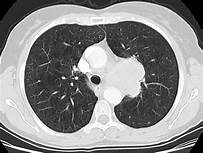
%> input picture Lecture 6/CT_Image.jpg, 203 x 153 px
$ octave bonushisteq.m   (GNU Octave 9; MATLAB toolbox functions it lacks are replaced by stand-ins)
%> lines starting %> are read from the running program, lines starting %| are printed output that depends on the picture
clc
clear
close all

image = imread('Lecture 6/CT_Image.jpg');
%> image is the input picture: size 153x203x3 uint8; min 0, max 255, mean 137.8

Input_Im = image(:,:,1);
G = 256;
Y = size(Input_Im,1);
%> Y = 153
X = size(Input_Im,2);
%> X = 203

Output_Im = histeq(Input_Im);
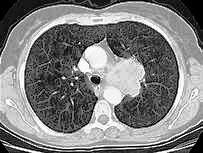
%> Output_Im: size 153x203 uint8; min 0, max 255, mean 126.5
imshowpair(Input_Im,Output_Im,'montage')
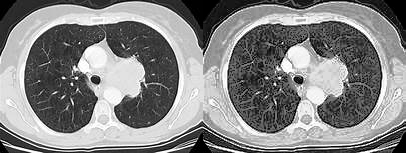
%> displayed picture: size 153x406, on the screen's scale of 0 to 255; min 0, max 255, mean 132.2
title('Using HistEQ');

figure; imhist(Input_Im); title('Input');
%> after `title('Input')`:
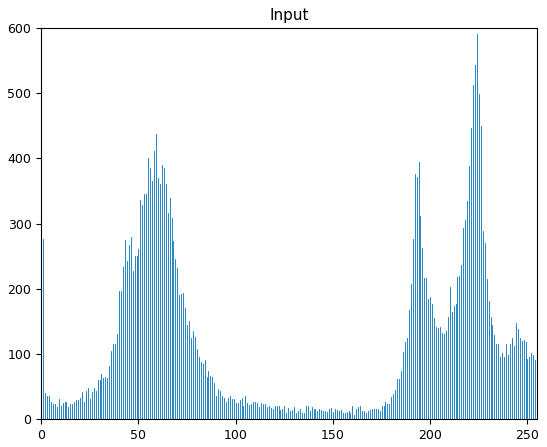
%> figure redrawn from the program's plot data; highest point at x = 224, y = 591
figure; imhist(Output_Im); title('Output of HistEQ');
%> after `title('Output of HistEQ')`:
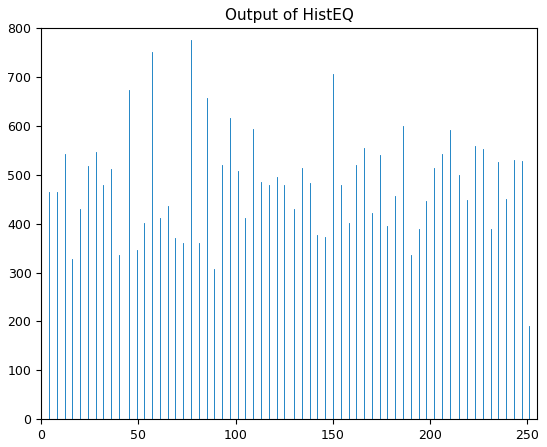
%> figure redrawn from the program's plot data; highest point at x = 77, y = 775

%figure
value_freq = imhist(Input_Im);
%> value_freq = 256 values, max 591 at index 225, min 6 at index 162, mean 121.3
%bar(value_freq); title('Freq');

%figure
pixels = Y*X;
%> pixels = 31059
value_prob = value_freq/pixels;
%> value_prob = 256 values, max 0.019 at index 225, min 0.000193 at index 162, mean 0.00391
%bar(value_prob); title('Prob');


Cin = zeros(256,1);
for i = 1:1:255
    Cin(i, 1) = sum(value_prob(1:i));
end
%> after the loop, Cin = 256 values, max 0.982 at index 255, min 0 at index 256, mean 0.458

%
figure
bar(Cin); title('Cumulative');
%> after `title('Cumulative')`:
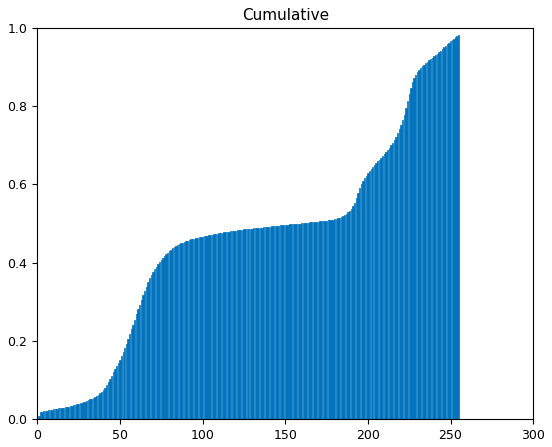
%> figure redrawn from the program's plot data; tallest bar 0.982 high, from x = 254.6 to 255.4
Cin = floor(Cin*G);
%> Cin = 256 values, max 251 at index 255, min 0 at index 256, mean 116.7

%Reform the image using the new cumulative function to find the equalized
%gray levels
Final_Im = uint8(zeros(Y,X));
for i=1:size(Input_Im,1)
    for j=1:size(Input_Im,2)
            Final_Im(i,j)=Cin(Input_Im(i,j)+1);
    end
end

%Plot Both Images
figure
imshowpair(Input_Im,Final_Im,'montage');
title('Using Custom EQ Function');

$ run again, with Lecture 6/OCTA_01.jpg copied over Lecture 6/CT_Image.jpg
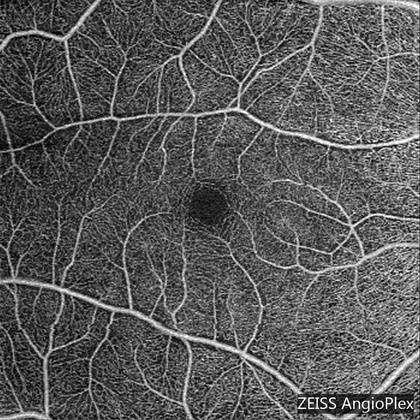
%> input picture Lecture 6/OCTA_01.jpg, 420 x 420 px, shrunk from 1024 x 1024 before the run
%> image is the input picture: size 420x420 uint8; min 0, max 255, mean 89.6
%> `title('Output of HistEQ')`:
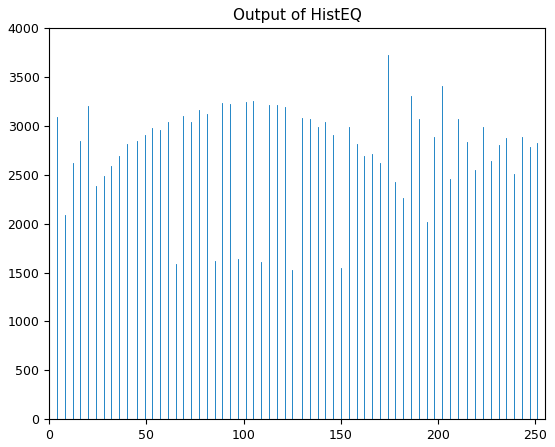
%> figure redrawn from the program's plot data; highest point at x = 0, y = 3730
%> value_freq = 256 values, max 1684 at index 68, min 11 at index 250, mean 689.1
%> value_prob = 256 values, max 0.00955 at index 68, min 6.24e-05 at index 250, mean 0.00391
%> after the loop `for i = 1:1:255`: Cin = 256 values, max 1 at index 255, min 0 at index 256, mean 0.646
%> `title('Cumulative')`:
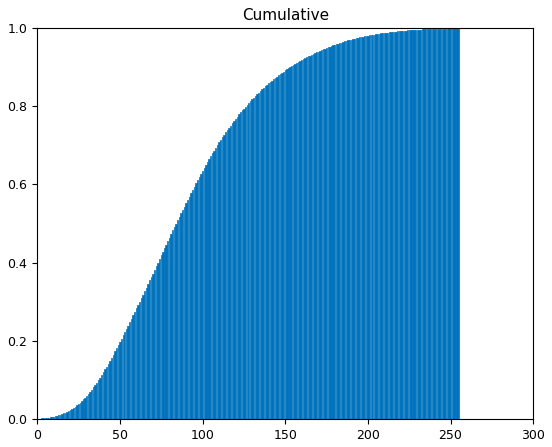
%> figure redrawn from the program's plot data; tallest bar 1 high, from x = 254.6 to 255.4
%> `Cin = floor(Cin*G);`: Cin = 256 values, max 255 at index 233, min 0 at index 1, mean 164.9
